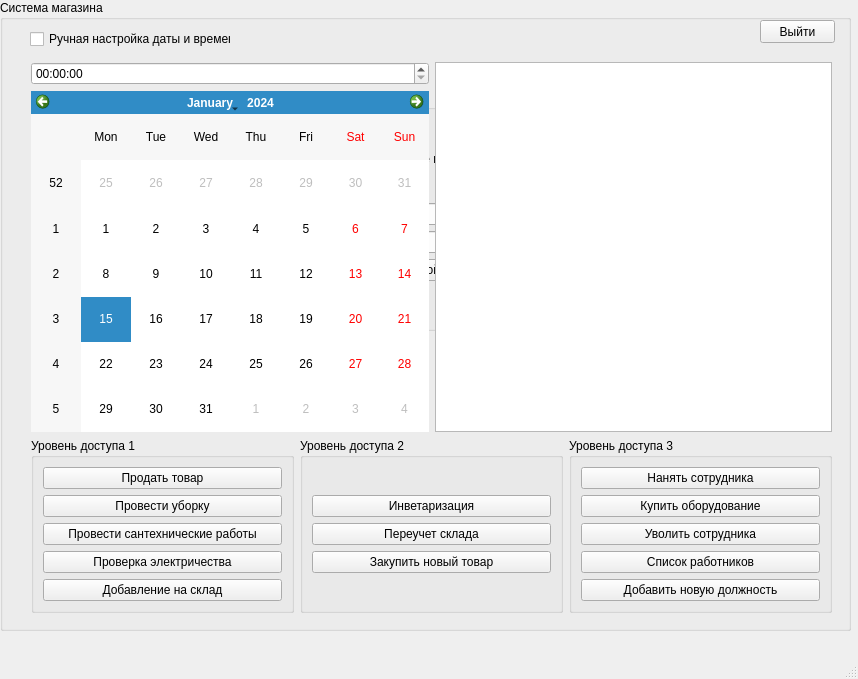
<?xml version="1.0" encoding="UTF-8"?>
<ui version="4.0">
 <class>MainWindow</class>
 <widget class="QMainWindow" name="MainWindow">
  <property name="geometry">
   <rect>
    <x>0</x>
    <y>0</y>
    <width>858</width>
    <height>679</height>
   </rect>
  </property>
  <property name="windowTitle">
   <string>MainWindow</string>
  </property>
  <widget class="QWidget" name="centralwidget">
   <widget class="QGroupBox" name="system_store">
    <property name="geometry">
     <rect>
      <x>0</x>
      <y>0</y>
      <width>851</width>
      <height>631</height>
     </rect>
    </property>
    <property name="title">
     <string>Система магазина</string>
    </property>
    <widget class="QPushButton" name="log_out_button">
     <property name="geometry">
      <rect>
       <x>760</x>
       <y>20</y>
       <width>75</width>
       <height>23</height>
      </rect>
     </property>
     <property name="text">
      <string>Выйти</string>
     </property>
    </widget>
    <widget class="QCheckBox" name="manual_check">
     <property name="geometry">
      <rect>
       <x>30</x>
       <y>30</y>
       <width>201</width>
       <height>18</height>
      </rect>
     </property>
     <property name="text">
      <string>Ручная настройка даты и времени</string>
     </property>
    </widget>
    <widget class="QWidget" name="">
     <property name="geometry">
      <rect>
       <x>31</x>
       <y>62</y>
       <width>801</width>
       <height>551</height>
      </rect>
     </property>
     <layout class="QVBoxLayout" name="verticalLayout_11">
      <item>
       <layout class="QHBoxLayout" name="horizontalLayout">
        <item>
         <layout class="QVBoxLayout" name="verticalLayout_10">
          <item>
           <widget class="QTimeEdit" name="timeEdit">
            <property name="styleSheet">
             <string notr="true"/>
            </property>
           </widget>
          </item>
          <item>
           <widget class="QCalendarWidget" name="calendarWidget">
            <property name="styleSheet">
             <string notr="true"/>
            </property>
           </widget>
          </item>
         </layout>
        </item>
        <item>
         <widget class="QListWidget" name="reports_2"/>
        </item>
       </layout>
      </item>
      <item>
       <layout class="QHBoxLayout" name="horizontalLayout_4">
        <item>
         <widget class="QGroupBox" name="access1">
          <property name="title">
           <string>Уровень доступа 1</string>
          </property>
          <layout class="QVBoxLayout" name="verticalLayout_7">
           <item>
            <layout class="QVBoxLayout" name="verticalLayout_4">
             <item>
              <widget class="QPushButton" name="sell">
               <property name="text">
                <string>Продать товар</string>
               </property>
              </widget>
             </item>
             <item>
              <widget class="QPushButton" name="clean">
               <property name="text">
                <string>Провести уборку</string>
               </property>
              </widget>
             </item>
             <item>
              <widget class="QPushButton" name="plumber">
               <property name="text">
                <string>Провести сантехнические работы</string>
               </property>
              </widget>
             </item>
             <item>
              <widget class="QPushButton" name="electricity">
               <property name="text">
                <string>Проверка электричества</string>
               </property>
              </widget>
             </item>
             <item>
              <widget class="QPushButton" name="add_on_warehouse">
               <property name="text">
                <string>Добавление на склад</string>
               </property>
              </widget>
             </item>
            </layout>
           </item>
          </layout>
         </widget>
        </item>
        <item>
         <widget class="QGroupBox" name="access2">
          <property name="title">
           <string>Уровень доступа 2</string>
          </property>
          <layout class="QVBoxLayout" name="verticalLayout_6">
           <item>
            <layout class="QVBoxLayout" name="verticalLayout_5">
             <item>
              <widget class="QPushButton" name="inventory">
               <property name="text">
                <string>Инветаризация</string>
               </property>
              </widget>
             </item>
             <item>
              <widget class="QPushButton" name="check_warehouse">
               <property name="text">
                <string>Переучет склада</string>
               </property>
              </widget>
             </item>
             <item>
              <widget class="QPushButton" name="new_prod">
               <property name="text">
                <string>Закупить новый товар</string>
               </property>
              </widget>
             </item>
            </layout>
           </item>
          </layout>
         </widget>
        </item>
        <item>
         <widget class="QGroupBox" name="access3">
          <property name="title">
           <string>Уровень доступа 3</string>
          </property>
          <layout class="QVBoxLayout" name="verticalLayout_9">
           <item>
            <layout class="QVBoxLayout" name="verticalLayout_8">
             <item>
              <widget class="QPushButton" name="worker">
               <property name="text">
                <string>Нанять сотрудника</string>
               </property>
              </widget>
             </item>
             <item>
              <widget class="QPushButton" name="buy_equi">
               <property name="text">
                <string>Купить оборудование</string>
               </property>
              </widget>
             </item>
             <item>
              <widget class="QPushButton" name="delete_worker">
               <property name="text">
                <string>Уволить сотрудника</string>
               </property>
              </widget>
             </item>
             <item>
              <widget class="QPushButton" name="list_workers">
               <property name="text">
                <string>Список работников</string>
               </property>
              </widget>
             </item>
             <item>
              <widget class="QPushButton" name="new_position">
               <property name="text">
                <string>Добавить новую должность</string>
               </property>
              </widget>
             </item>
            </layout>
           </item>
          </layout>
         </widget>
        </item>
       </layout>
      </item>
     </layout>
    </widget>
   </widget>
   <widget class="QGroupBox" name="sing_in">
    <property name="geometry">
     <rect>
      <x>300</x>
      <y>90</y>
      <width>281</width>
      <height>241</height>
     </rect>
    </property>
    <property name="title">
     <string>Вход в систему</string>
    </property>
    <widget class="QWidget" name="layoutWidget">
     <property name="geometry">
      <rect>
       <x>40</x>
       <y>30</y>
       <width>191</width>
       <height>161</height>
      </rect>
     </property>
     <layout class="QVBoxLayout" name="verticalLayout_3">
      <item>
       <widget class="QLabel" name="label_4">
        <property name="layoutDirection">
         <enum>Qt::RightToLeft</enum>
        </property>
        <property name="text">
         <string>Войдите в систему</string>
        </property>
        <property name="alignment">
         <set>Qt::AlignCenter</set>
        </property>
       </widget>
      </item>
      <item>
       <layout class="QHBoxLayout" name="horizontalLayout_3">
        <item>
         <layout class="QVBoxLayout" name="verticalLayout_2">
          <item>
           <widget class="QLabel" name="label_login">
            <property name="text">
             <string>Логин</string>
            </property>
           </widget>
          </item>
          <item>
           <widget class="QLabel" name="Label_password">
            <property name="text">
             <string>Пароль</string>
            </property>
           </widget>
          </item>
         </layout>
        </item>
        <item>
         <layout class="QVBoxLayout" name="verticalLayout">
          <item>
           <widget class="QLineEdit" name="login"/>
          </item>
          <item>
           <widget class="QLineEdit" name="password">
            <property name="echoMode">
             <enum>QLineEdit::Password</enum>
            </property>
           </widget>
          </item>
         </layout>
        </item>
       </layout>
      </item>
      <item>
       <widget class="QPushButton" name="log_in">
        <property name="text">
         <string>Войти</string>
        </property>
       </widget>
      </item>
     </layout>
    </widget>
   </widget>
   <zorder>sing_in</zorder>
   <zorder>system_store</zorder>
  </widget>
  <widget class="QMenuBar" name="menubar">
   <property name="geometry">
    <rect>
     <x>0</x>
     <y>0</y>
     <width>858</width>
     <height>20</height>
    </rect>
   </property>
  </widget>
  <widget class="QStatusBar" name="statusbar"/>
 </widget>
 <resources/>
 <connections/>
</ui>
